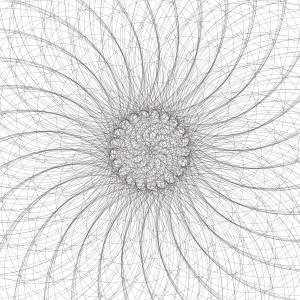
Frame 1 (no input)
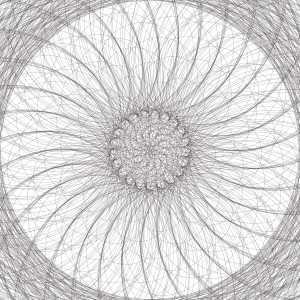
Frame 60 (the mouse pressed at the canvas centre just before this capture)
Frame 120 (the mouse held since frame 60 and released just before this capture): identical to frame 60, image omitted

The Processing sketch that drew these frames (run headless with seeded random() and noise(); from frame 60 on, the mouse is pressed at the canvas centre):

// Processing sketch: processing_135640
// ── processing_135640.pde

/*shamelessly stolen from mwachowski 
http://www.openprocessing.org/sketch/134305*/
float radius, t, cent, myCircleSize;
 
void setup() {
  background(255);
  size(300, 300);
  smooth();
  cent = (width+height)/40;
  myCircleSize = 2;

}

void draw(){
 strokeWeight(0.01);
 noFill();
 pushMatrix();
 scale(10);
 for (int n = 1; n<380; n++){
    radius = sqrt(n);
    t = 137.5 * (PI/180) * n;
    colorMode(HSB);
    stroke(346,35,60);
    ellipse(radius*cos(t)+cent, radius*sin(t)+cent, myCircleSize, myCircleSize);  
    myCircleSize = myCircleSize + 0.1;
    
  }
 popMatrix();   
}
